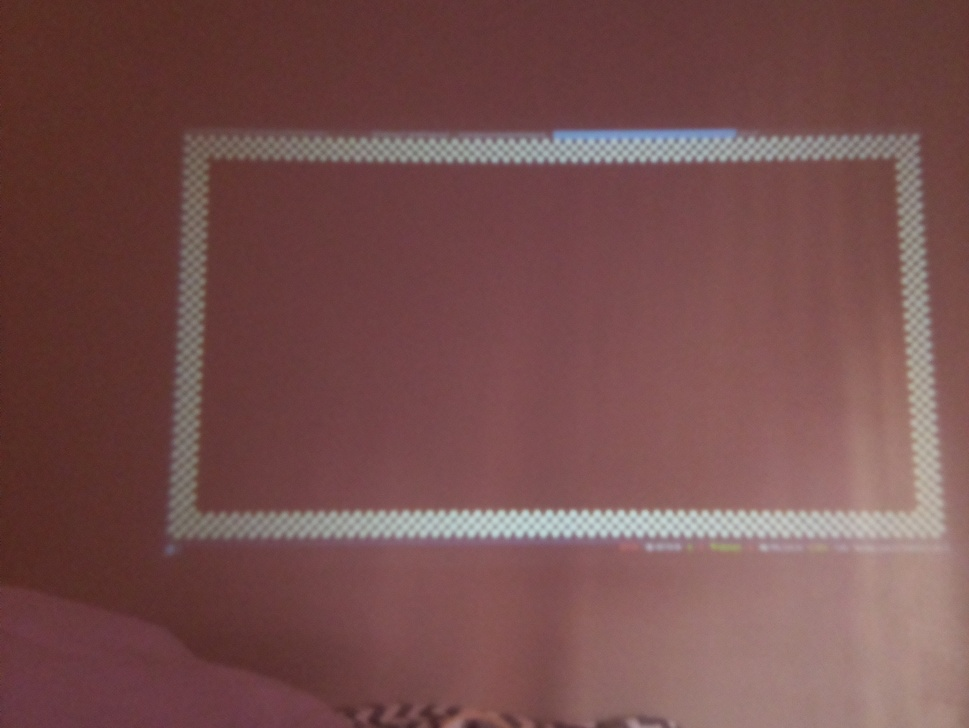
#> input picture findBoarder/cornerDetection/fullboard.jpg, 969 x 728 px, shrunk from 1640 x 1232 before the run
$ python findCorner.py
#> lines starting #> are read from the running program, lines starting #| are printed output that depends on the picture; after the words box and inside, x2 and y2 are one past the last pixel; in counts of white or black regions, pixels touching at a corner belong together
import cv2
import numpy as np

img = cv2.imread('fullboard.jpg')
#> img is the input picture: shape (728, 969, 3); mean B, G, R 77.5, 78.6, 118.2
gray = cv2.cvtColor(img, cv2.COLOR_BGR2GRAY)
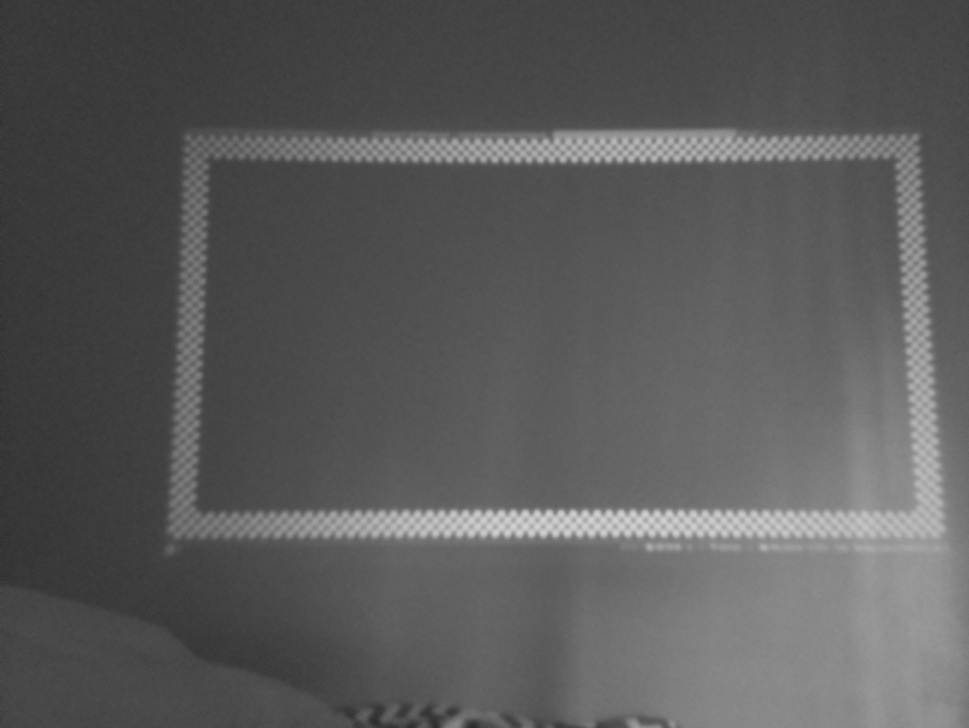
#> gray: shape (728, 969); min 38, max 211, mean 90.3
gray = np.float32(gray)

corners = cv2.goodFeaturesToTrack(gray,40,0.01,100)
#> corners = 40 rows, first 8: [555, 513], [614, 159], [717, 158], [675, 513], [500, 159], [447, 512], [903, 251], [397, 158]
corners = np.int0(corners)

for corner in corners:
	x, y = corner.ravel()
	cv2.circle(img, (x,y), 3, 255, -1)
#> this loop made 40 passes
#> (x, y) on passes 1 to 12: (555, 513), (614, 159), (717, 158), (675, 513), (500, 159), (447, 512), (903, 251), (397, 158), (822, 156), (339, 513), (784, 513), (931, 386)
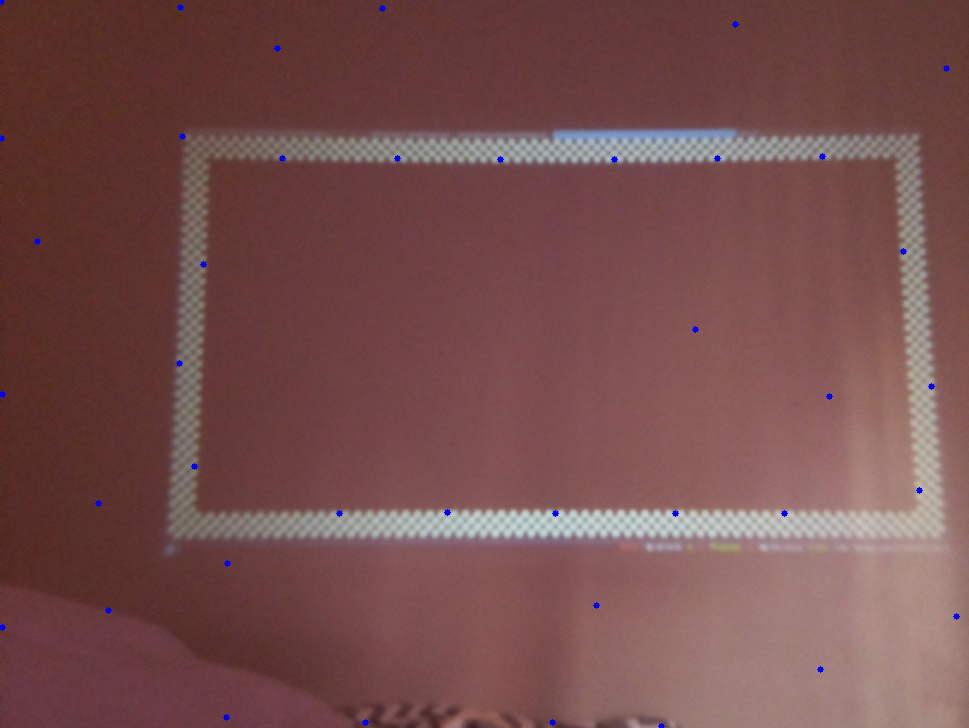
#> img: shape (728, 969, 3); 0.16% of pixels changed, all inside (x1, y1, x2, y2) = (0, 0, 960, 728)

cv2.imshow('corners', img)
cv2.waitKey(0)
cv2.destroyAllWindows()
